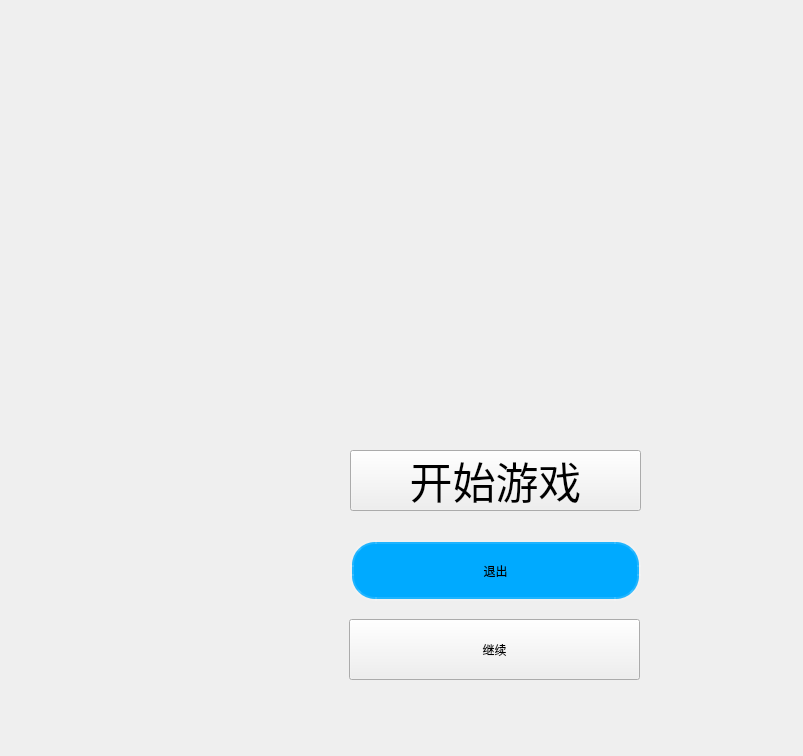
<?xml version="1.0" encoding="UTF-8"?>
<ui version="4.0">
 <class>MainWindow</class>
 <widget class="QMainWindow" name="MainWindow">
  <property name="geometry">
   <rect>
    <x>0</x>
    <y>0</y>
    <width>803</width>
    <height>756</height>
   </rect>
  </property>
  <property name="windowTitle">
   <string>MainWindow</string>
  </property>
  <property name="windowIcon">
   <iconset>
    <normaloff>C:/Users/zheng/Pictures/Camera Roll/tetris.jpeg</normaloff>C:/Users/zheng/Pictures/Camera Roll/tetris.jpeg</iconset>
  </property>
  <property name="styleSheet">
   <string notr="true">background-image: url(:/new/prefix2/C:/Users/zheng/Pictures/Camera Roll/tetirs3.png);

</string>
  </property>
  <widget class="QWidget" name="centralwidget">
   <widget class="QPushButton" name="start">
    <property name="geometry">
     <rect>
      <x>350</x>
      <y>450</y>
      <width>291</width>
      <height>61</height>
     </rect>
    </property>
    <property name="minimumSize">
     <size>
      <width>281</width>
      <height>0</height>
     </size>
    </property>
    <property name="font">
     <font>
      <family>Agency FB</family>
      <pointsize>32</pointsize>
      <weight>50</weight>
      <italic>false</italic>
      <bold>false</bold>
     </font>
    </property>
    <property name="styleSheet">
     <string notr="true">font: 32pt &quot;Agency FB&quot;;
background-color: rgb(0, 170, 255);

border-style:outset;                  
border-width:4px;                                      
border-color:rgba(255,255,255,30);   
;                                                                   
border-width:4px;                   
border-radius:25px;
hover {
       background-color: rgb(0, 170, 255);
          border: 2px solid darkcyan;
          padding: 5px;


}

                   
               
                 




</string>
    </property>
    <property name="text">
     <string>开始游戏</string>
    </property>
   </widget>
   <widget class="QPushButton" name="exit">
    <property name="geometry">
     <rect>
      <x>350</x>
      <y>540</y>
      <width>291</width>
      <height>61</height>
     </rect>
    </property>
    <property name="styleSheet">
     <string notr="true">font: 32pt &quot;Agency FB&quot;;
background-color: rgb(0, 170, 255);

border-style:outset;                  
border-width:4px;                                      
border-color:rgba(255,255,255,30);   
;                                                                   
border-width:4px;                   
border-radius:25px;</string>
    </property>
    <property name="text">
     <string>退出</string>
    </property>
   </widget>
   <widget class="QPushButton" name="continue_2">
    <property name="geometry">
     <rect>
      <x>349</x>
      <y>619</y>
      <width>291</width>
      <height>61</height>
     </rect>
    </property>
    <property name="styleSheet">
     <string notr="true">font: 32pt &quot;Agency FB&quot;;
background-color: rgb(0, 170, 255);

border-style:outset;                  
border-width:4px;                                      
border-color:rgba(255,255,255,30);   
;                                                                   
border-width:4px;                   
border-radius:25px;
hover {
       background-color: rgb(0, 170, 255);
          border: 2px solid darkcyan;
          padding: 5px;


}

                   
               
                 




</string>
    </property>
    <property name="text">
     <string>继续</string>
    </property>
   </widget>
  </widget>
  <widget class="QMenuBar" name="menubar">
   <property name="geometry">
    <rect>
     <x>0</x>
     <y>0</y>
     <width>803</width>
     <height>21</height>
    </rect>
   </property>
  </widget>
 </widget>
 <resources/>
 <connections>
  <connection>
   <sender>exit</sender>
   <signal>clicked()</signal>
   <receiver>MainWindow</receiver>
   <slot>close()</slot>
   <hints>
    <hint type="sourcelabel">
     <x>495</x>
     <y>591</y>
    </hint>
    <hint type="destinationlabel">
     <x>401</x>
     <y>377</y>
    </hint>
   </hints>
  </connection>
 </connections>
</ui>
